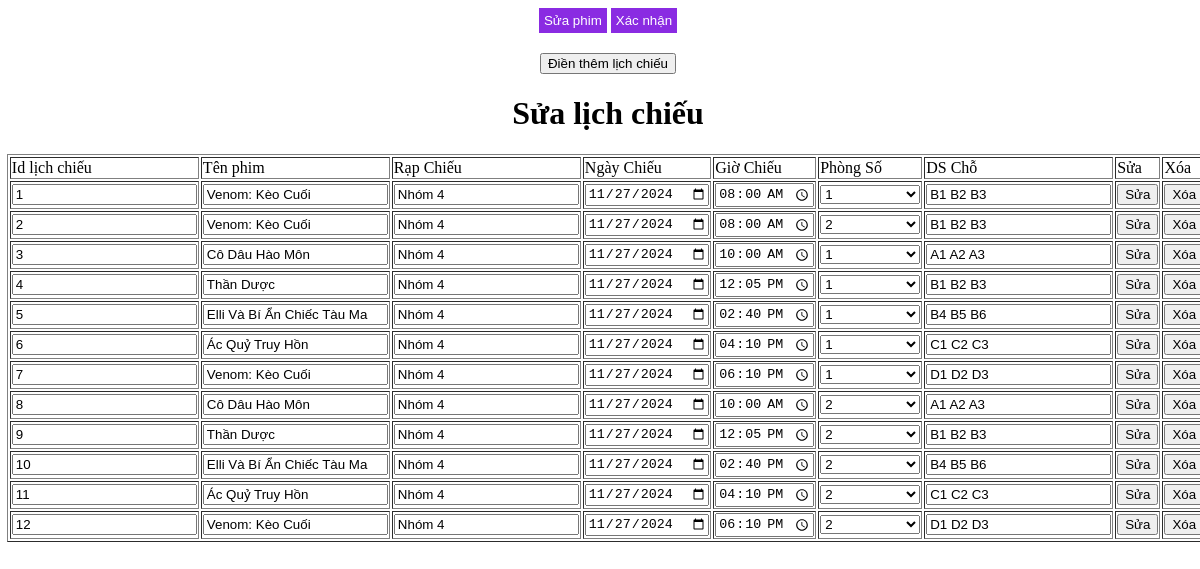
/admin_slp.php, run on the app's committed database.
### tables this page shows
CREATE TABLE lich_chieu (
    id_lich_chieu INT PRIMARY KEY AUTO_INCREMENT,
    id_phim INT,
    rap_chieu VARCHAR(255),
    ngay_chieu DATE DEFAULT CURRENT_DATE,
    gio_chieu TIME,
    id_phong INT,
    ds_cho TEXT,
    FOREIGN KEY (id_phim) REFERENCES phim(id_phim),
    FOREIGN KEY (id_phong) REFERENCES phong(id_phong)
);

### admin_slp.php (the view, shortened to what this page needs)
<?php
include("database.php");
$is_admin = 1;
if ($is_admin) {
    $sql = "SELECT * FROM lich_chieu";
    $results = $conn->query($sql);
    $results = $results->fetch_all(MYSQLI_ASSOC);
    $lich_chieu = [];
    foreach ($results as $result) {
        $sql = "SELECT ten FROM phim WHERE id_phim = " . (int) $result["id_phim"];
        $r = $conn->query($sql);
        $r = $r->fetch_all(MYSQLI_ASSOC)[0];
        array_push($lich_chieu, [
            "id_lich_chieu" => $result["id_lich_chieu"],
            "id_phim" => $result["id_phim"],
            "ten_phim" => $r["ten"],
            "rap_chieu" => $result["rap_chieu"],
            "ngay_chieu" => $result["ngay_chieu"],
            "gio_chieu" => $result["gio_chieu"],
            "id_phong" => $result["id_phong"],
            "ds_cho" => $result["ds_cho"]
        ]);
    }
    $sql = "SELECT id_phong FROM `phong`";
    $results = $conn->query($sql);
    $ds_id_phong = $results->fetch_all(MYSQLI_ASSOC);
?>
    <!DOCTYPE html>
    <html lang="en">
    <head>
    </head>
    <body>
        <div style="margin-bottom: 20px;">
            <button style="background-color: blueviolet; border: 0; padding: 5px;">
                <a href="./admin_sp.php" style="text-decoration: none; color: white;">Sửa phim</a>
            </button>
            <button style="background-color: blueviolet; border: 0; padding: 5px;">
                <a href="./admin_xn.php" style="text-decoration: none; color: white;">Xác nhận</a>
            </button>
        </div>
        <button id="them_lich_chieu">Điền thêm lịch chiếu</button>
        <h1>Sửa lịch chiếu</h1>
        <table border="1">
            <tr>
                <td>Id lịch chiếu</td>
                <td>Tên phim</td>
                <td>Rạp Chiếu</td>
                <td>Ngày Chiếu</td>
                <td>Giờ Chiếu</td>
                <td>Phòng Số</td>
                <td>DS Chỗ</td>
                <td>Sửa</td>
                <td>Xóa</td>
            </tr>
            <?php foreach ($lich_chieu as $lc) { ?>
                <form action="" method="post">
                    <tr>
                        <td>
                            <input type="text" name="id_lich_chieu" value="<?php echo $lc["id_lich_chieu"]; ?>">
                        </td>
                        <td><input readonly type="text" name="ten_phim" value="<?php echo $lc['ten_phim']; ?>" required></td>
                        <td><input readonly type="text" name="rap_chieu" value="<?php echo $lc['rap_chieu']; ?>" required></td>
                        <td><input type="date" name="ngay_chieu" value="<?php echo $lc['ngay_chieu']; ?>" required></td>
                        <td><input type="time" name="gio_chieu" value="<?php echo $lc['gio_chieu']; ?>" required></td>
                        <td>
                            <select name="id_phong" id="id_phong" style="margin: 0;">
                                <?php foreach ($ds_id_phong as $ds) { ?>
                                    <?php if ($lc["id_phong"] == $ds["id_phong"]) { ?>
                                        <option value="<?php echo $ds["id_phong"]; ?>" selected>
                                            <?php echo $ds["id_phong"]; ?>
                                        </option>
                                    <?php } else { ?>
                                        <option value="<?php echo $ds["id_phong"]; ?>">
                                            <?php echo $ds["id_phong"]; ?>
                                        </option>
                                    <?php } ?>
                                <?php } ?>
                            </select>
                        </td>
                        <td><input readonly type="text" name="ds_cho" value="<?php echo $lc['ds_cho']; ?>" required></td>
                        <td><button type="submit" name="xu_ly" value="sua">Sửa</button></td>
                        <td><button type="submit" name="xu_ly" value="xoa">Xóa</button></td>
                    </tr>
                </form>
            <?php } ?>
        </table>
    </body>
    </html>
<?php } else {
    $_SESSION["ERR"] = "Bạn không có quyền truy cập trang này!";
    header("Location: ERR404.php");
} ?>

### admin_slp.php (style rules this page uses)
body { width: 100%; height: auto; display: flex; flex-direction: column; justify-content: center; align-items: center; }
select { width: 100px; margin-bottom: 60px; }

### data on the page
lich_chieu: id_lich_chieu "2", ten_phim "Venom: Kèo Cuối", rap_chieu "Nhóm 4", ngay_chieu "11/27/2024", gio_chieu "08:00:00", ds_cho "B1 B2 B3"
lich_chieu: id_lich_chieu "3", ten_phim "Cô Dâu Hào Môn", rap_chieu "Nhóm 4", ngay_chieu "11/27/2024", gio_chieu "10:00:00", ds_cho "A1 A2 A3"
lich_chieu: id_lich_chieu "4", ten_phim "Thần Dược", rap_chieu "Nhóm 4", ngay_chieu "11/27/2024", gio_chieu "12:05:00", ds_cho "B1 B2 B3"
lich_chieu: id_lich_chieu "5", ten_phim "Elli Và Bí Ẩn Chiếc Tàu Ma", rap_chieu "Nhóm 4", ngay_chieu "11/27/2024", gio_chieu "14:40:00", ds_cho "B4 B5 B6"
lich_chieu: id_lich_chieu "6", ten_phim "Ác Quỷ Truy Hồn", rap_chieu "Nhóm 4", ngay_chieu "11/27/2024", gio_chieu "16:10:00", ds_cho "C1 C2 C3"
lich_chieu: id_lich_chieu "7", ten_phim "Venom: Kèo Cuối", rap_chieu "Nhóm 4", ngay_chieu "11/27/2024", gio_chieu "18:10:00", ds_cho "D1 D2 D3"
lich_chieu: id_lich_chieu "8", ten_phim "Cô Dâu Hào Môn", rap_chieu "Nhóm 4", ngay_chieu "11/27/2024", gio_chieu "10:00:00", ds_cho "A1 A2 A3"
lich_chieu: id_lich_chieu "9", ten_phim "Thần Dược", rap_chieu "Nhóm 4", ngay_chieu "11/27/2024", gio_chieu "12:05:00", ds_cho "B1 B2 B3"
lich_chieu: id_lich_chieu "10", ten_phim "Elli Và Bí Ẩn Chiếc Tàu Ma", rap_chieu "Nhóm 4", ngay_chieu "11/27/2024", gio_chieu "14:40:00", ds_cho "B4 B5 B6"
lich_chieu: id_lich_chieu "11", ten_phim "Ác Quỷ Truy Hồn", rap_chieu "Nhóm 4", ngay_chieu "11/27/2024", gio_chieu "16:10:00", ds_cho "C1 C2 C3"
lich_chieu: id_lich_chieu "12", ten_phim "Venom: Kèo Cuối", rap_chieu "Nhóm 4", ngay_chieu "11/27/2024", gio_chieu "18:10:00", ds_cho "D1 D2 D3"

### other printed values
form field id_phong "1"
form field id_phong "2"
